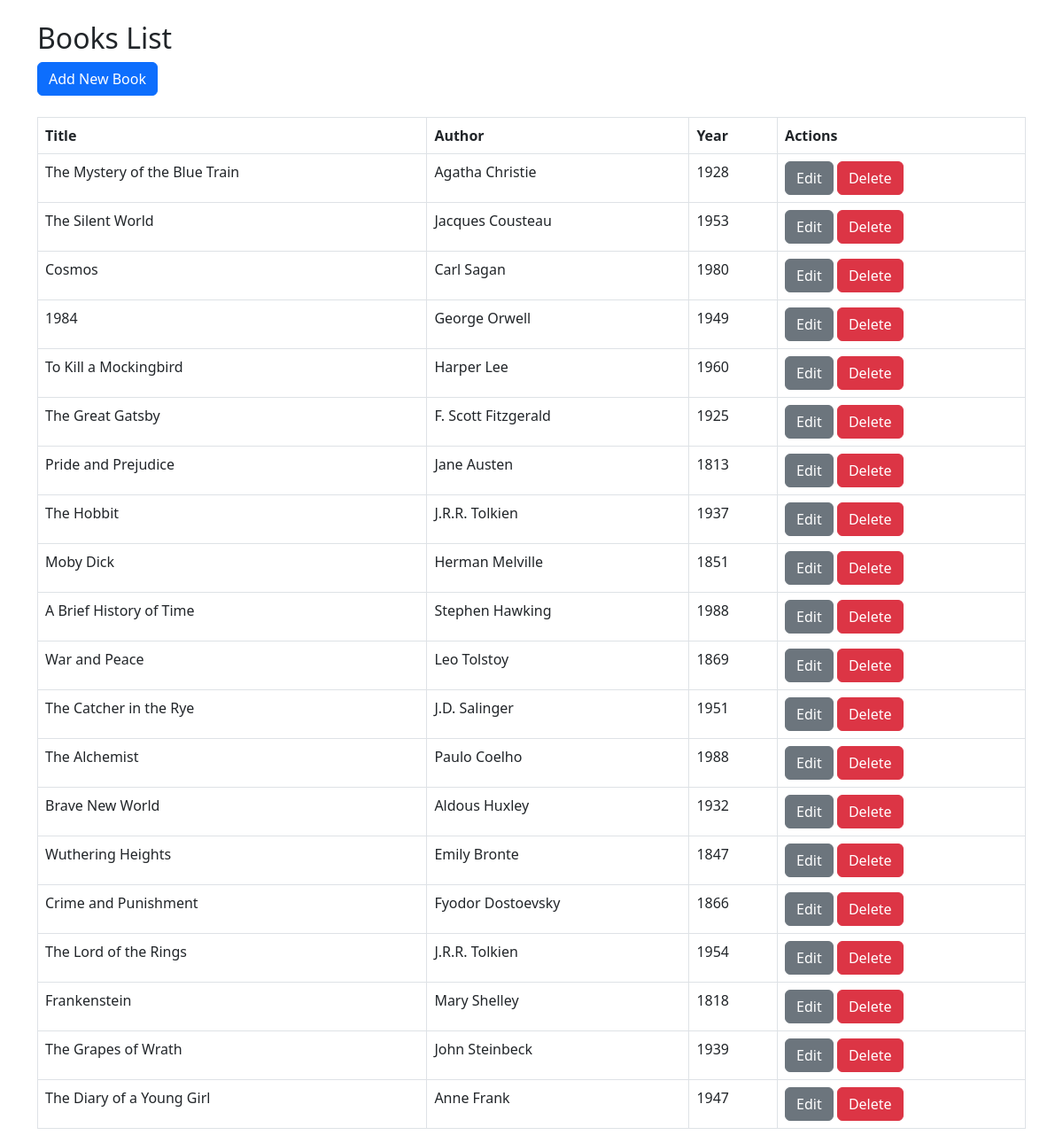
The app's page /books/index.php with its own data.
### tables this page shows
CREATE TABLE `books` (
  `id` bigint(20) UNSIGNED NOT NULL,
  `title` varchar(255) NOT NULL,
  `author` varchar(255) NOT NULL,
  `isbn` varchar(255) DEFAULT NULL,
  `publish_year` int(11) NOT NULL,
  `genre_id` bigint(20) UNSIGNED DEFAULT NULL,
  `available_quantity` int(11) NOT NULL DEFAULT '0',
  `description` text,
  `file` varchar(255) DEFAULT NULL,
  `created_at` timestamp NULL DEFAULT NULL,
  `updated_at` timestamp NULL DEFAULT NULL
);

### books/index.php (the view, shortened to what this page needs)
<?php
include __DIR__ . '/../db.php';
?><!DOCTYPE html>
<html lang="en">
<head>
    <link href="https://cdn.jsdelivr.net/npm/bootstrap@5.3.0/dist/css/bootstrap.min.css" rel="stylesheet">
</head>
<body>
    <div class="container mt-4">
        <h2>Books List</h2>
        <a href="editor.php?id=0" class="btn btn-primary">Add New Book</a>
        <table class="table table-bordered mt-4">
            <thead>
                <tr>
                    <th>Title</th>
                    <th>Author</th>
                    <th>Year</th>
                    <th>Actions</th>
                </tr>
            </thead>
            <tbody>
                <?php
                $sql = "SELECT * FROM books";
                $sth = $dbh->query($sql);
                $books = $sth->fetchAll(PDO::FETCH_ASSOC);
                foreach ($books as $book) {
                    echo "<tr>
                    <td>".$book['title']."</td>
                    <td>".$book['author']."</td>
                    <td>".$book['publish_year']."</td>
                    <td>
                    <a href='editor.php?id=".$book['id']."' class='btn btn-secondary'>Edit</a>
                    <a href='delete_book.php?id=".$book['id']."' class='btn btn-danger'>Delete</a>
                    </td>
                    </tr>";
                }
                ?>
            </tbody>
        </table>
    </div>
</body>
</html>

### records on screen
books: title "The Mystery of the Blue Train", author "Agatha Christie", publish_year "1928"
books: title "The Silent World", author "Jacques Cousteau", publish_year "1953"
books: title "Cosmos", author "Carl Sagan", publish_year "1980"
books: title "1984", author "George Orwell", publish_year "1949"
books: title "To Kill a Mockingbird", author "Harper Lee", publish_year "1960"
books: title "The Great Gatsby", author "F. Scott Fitzgerald", publish_year "1925"
books: title "Pride and Prejudice", author "Jane Austen", publish_year "1813"
books: title "The Hobbit", author "J.R.R. Tolkien", publish_year "1937"
books: title "Moby Dick", author "Herman Melville", publish_year "1851"
books: title "A Brief History of Time", author "Stephen Hawking", publish_year "1988"
books: title "War and Peace", author "Leo Tolstoy", publish_year "1869"
books: title "The Catcher in the Rye", author "J.D. Salinger", publish_year "1951"
books: title "The Alchemist", author "Paulo Coelho", publish_year "1988"
books: title "Brave New World", author "Aldous Huxley", publish_year "1932"
books: title "Wuthering Heights", author "Emily Bronte", publish_year "1847"
books: title "Crime and Punishment", author "Fyodor Dostoevsky", publish_year "1866"
books: title "The Lord of the Rings", author "J.R.R. Tolkien", publish_year "1954"
books: title "Frankenstein", author "Mary Shelley", publish_year "1818"
books: title "The Grapes of Wrath", author "John Steinbeck", publish_year "1939"
books: title "The Diary of a Young Girl", author "Anne Frank", publish_year "1947"
